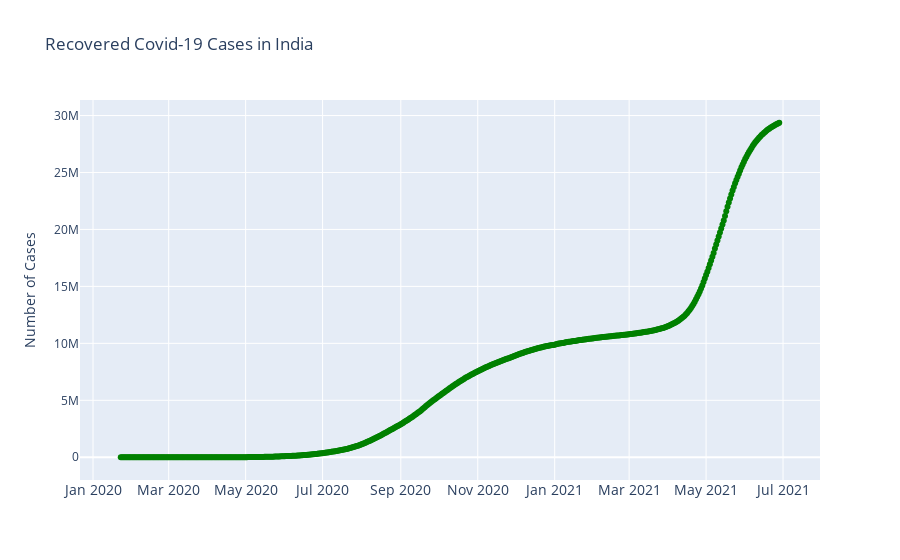

Notebook cell for this chart:
### Markdown cell above
# Total Recovered cases in India

### Code cell
da= pd.read_csv('daywise_India.csv', parse_dates=['Date'])
recovered = da.groupby('Date').sum()['Recovered'].reset_index()
fig_r= go.Figure()
fig_r.add_trace(go.Scatter(x = recovered['Date'], y = recovered['Recovered'], mode = 'lines+markers', name = 'Recovered', line = dict(color = "Green", width = 2)))
fig_r.update_layout(title = 'Recovered Covid-19 Cases in India', xaxis_tickfont_size = 14, yaxis = dict(title = 'Number of Cases'))

### Figure 1 — Plotly figure (JSON) as saved in the notebook; plotly's stock layout.template omitted (floating-point values rounded to 4 significant figures; data arrays with more than 128 entries replaced by an {"elided": "..."} marker saying what was removed)
{"data": [{"line": {"color": "Green", "width": 2}, "mode": "lines+markers", "name": "Recovered", "type": "scatter", "x": {"elided": "523 str values"}, "y": {"elided": "523 int values"}}], "layout": {"title": {"text": "Recovered Covid-19 Cases in India"}, "xaxis": {"tickfont": {"size": 14}}, "yaxis": {"title": {"text": "Number of Cases"}}}}
